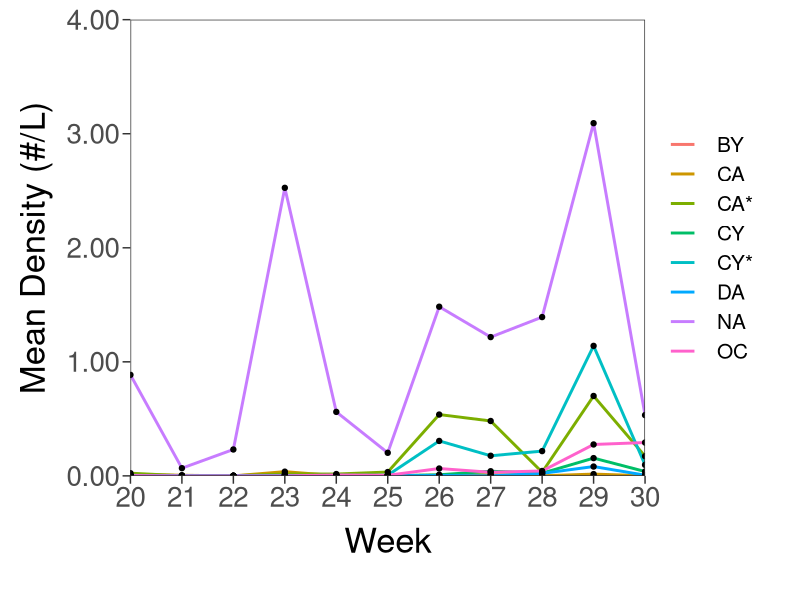

This figure's R source: (Note: this script raises an error after producing the figure.)
#################################################################
##  
##  APIS Cisco (Lucke et al.) manuscript
##  
##  
##      
#################################################################

## CLEAR ENVIRONMENT ============================================

rm(list = ls(all.names=TRUE))


## LOAD PACKAGES ================================================

library(dplyr)         # manipulating data
library(magrittr)      # for %<>%
library(ggplot2)       # visualizations
library(cowplot)       # plot matrix layout
library(gtable)        # plot matrix legend



## LOAD DATA ====================================================

zoop <- read.csv("data/APIS_Zooplankton_2018.csv", header = TRUE)



## DATA MANIPULATION ============================================

zoop %<>% mutate(taxa.group.2 = ifelse(species == "Acanthocyclops", "  Cyclopoids",
                                ifelse(species == "Bosmina", "  Other Cladocera",
                                ifelse(species == "Bythotrephes", "  Bythotrephes",
                                ifelse(species == "Daphnia", "  Daphnia",
                                ifelse(species == "Diacyclops", "  Cyclopoids",
                                ifelse(species == "Diaphanosoma", "  Other Cladocera",
                                ifelse(species == "Epischura", "  Calanoids",
                                ifelse(species == "Holopedium", "  Other Cladocera",
                                ifelse(species == "Limnocalanus", "  Calanoids",
                                ifelse(species == "Leptodiaptomus", "  Calanoids",
                                ifelse(species == "Mesocyclops", "  Cyclopoids",
                                ifelse(species == "Calanoid copepodid", "  Calanoid Copepodites",
                                ifelse(species == "Cyclopoid copepodid", "  Cyclopoid Copepodites",
                                ifelse(species == "Nauplii", "  Nauplii", "")))))))))))))),
                 tax.group.2 = factor(taxa.group.2))
  

## Summarize weekly and weekly proporational density and biomass for each taxa group
weekly.data <- zoop %>% group_by(week, station, taxa.group.2) %>%
  summarize(sum.density = sum(density.l), 
            sum.biomass = sum(biomass.dry.wt.ugL)) %>% 
  group_by(week, taxa.group.2) %>% 
  summarize(mean.density = mean(sum.density), 
            mean.biomass = mean(sum.biomass)) %>% 
  group_by(week) %>% 
  mutate(sum.density = sum(mean.density), 
         sum.biomass = sum(mean.biomass),
         prop.density = mean.density/sum.density,
         prop.biomass = mean.biomass/sum.biomass)


## ABBREVIATE TAXA NAMES ========================================

weekly.data$taxa.group.2 <- gsub('Cyclopoids', "CY", weekly.data$taxa.group.2)
weekly.data$taxa.group.2 <- gsub('Cyclopoid Copepodites', "CY*", weekly.data$taxa.group.2)
weekly.data$taxa.group.2 <- gsub('Bythotrephes', "BY", weekly.data$taxa.group.2)
weekly.data$taxa.group.2 <- gsub('Daphnia', "DA", weekly.data$taxa.group.2)
weekly.data$taxa.group.2 <- gsub('Calanoids', "CA", weekly.data$taxa.group.2)
weekly.data$taxa.group.2 <- gsub('Calanoid Copepodites', "CA*", weekly.data$taxa.group.2)
weekly.data$taxa.group.2 <- gsub('Nauplii', "NA", weekly.data$taxa.group.2)
weekly.data$taxa.group.2 <- gsub('Other Cladocera', "OC", weekly.data$taxa.group.2)


## VISUALIZATION ================================================

## Mean density
zoop.density <- ggplot(weekly.data, aes(x = week, y = mean.density)) +
  geom_line(aes(colour = taxa.group.2), size = 1) +
  geom_point(size = 1.5) +
  scale_y_continuous(limits = c(0, 4), breaks = seq(0, 4, 1), labels = scales::number_format(accuracy = 0.01), expand = c(0, 0)) +
  scale_x_continuous(limits = c(20, 30), breaks = seq(20, 30, 1), expand = c(0, 0)) +
  labs(x = 'Week', y = 'Mean Density (#/L)') +
  theme_bw() + 
  theme(panel.grid = element_blank(), panel.background = element_blank(), 
        legend.title = element_blank(),
        legend.text = element_text(size = 15),
        legend.key.size = unit(0.75, 'cm'),
        axis.text.x = element_text(size = 20),
        axis.text.y = element_text(size = 20),
        axis.title.y = element_text(size = 25, margin = margin(0, 10, 0, 0)),
        axis.title.x = element_text(size = 25, margin = margin(10, 0, 0, 0)),
        axis.ticks.length = unit(2.0, 'mm'), 
        plot.margin = unit(c(5, 10, 10, 5), 'mm'))

## Save figure
ggsave("figures/apis_zoop_density.png", plot = zoop.density, width = 12, height = 8, dpi = 300)


## Mean biomass
zoop.biomass <- ggplot(weekly.data, aes(x = week, y = mean.biomass)) +
  geom_line(aes(colour = taxa.group.2), size = 1) +
  geom_point(size = 1.5) +
  scale_y_continuous(limits = c(0, 2), breaks = seq(0, 2, 0.5), labels = scales::number_format(accuracy = 0.01), expand = c(0, 0)) +
  scale_x_continuous(limits = c(20, 30), breaks = seq(20, 30, 1), expand = c(0, 0)) +
  labs(x = 'Week', y = 'Mean Biomass (µg dry/L)') +
  theme_bw() + 
  theme(panel.grid = element_blank(), panel.background = element_blank(), 
        legend.title = element_blank(),
        legend.text = element_text(size = 15),
        legend.key.size = unit(0.75, 'cm'),
        axis.text.x = element_text(size = 20),
        axis.text.y = element_text(size = 20),
        axis.title.y = element_text(size = 25, margin = margin(0, 10, 0, 0)),
        axis.title.x = element_text(size = 25, margin = margin(10, 0, 0, 0)),
        axis.ticks.length = unit(2.0, 'mm'), 
        plot.margin = unit(c(5, 5, 10, 10), 'mm'))

## Save figure
ggsave("figures/apis_zoop_biomass.png", plot = zoop.biomass, width = 12, height = 8, dpi = 300)


## Proportional stacked area plot of density
zoop.prop.density <- ggplot(weekly.data, aes(x = week, y = prop.density, fill = taxa.group.2)) +
  geom_area(position = "fill", color = "black") + 
  scale_x_continuous(limits = c(20, 30), breaks = seq(20, 30, 1), expand = c(0, 0)) +
  scale_y_continuous(limits = c(0, 1), expand = c(0, 0)) +
  labs(x = 'Week', y = 'Proportional Density') +
  theme_bw() + 
  theme(panel.grid = element_blank(), panel.background = element_blank(), 
        legend.title = element_blank(),
        legend.text = element_text(size = 15),
        legend.key.size = unit(0.75, 'cm'),
        axis.text.x = element_text(size = 20),
        axis.text.y = element_text(size = 20),
        axis.title.y = element_text(size = 25, margin = margin(0, 10, 0, 0)),
        axis.title.x = element_text(size = 25, margin = margin(10, 0, 0, 0)),
        axis.ticks.length = unit(2.0, 'mm'), 
        plot.margin = unit(c(5, 10, 10, 5), 'mm'))

## Save figure
ggsave("figures/apis_zoop_propDensity.png", plot = zoop.prop.density, width = 12, height = 8, dpi = 300)


## Proportional stacked area plot of biomass
zoop.prop.biomass <- ggplot(weekly.data, aes(x = week, y = prop.biomass, fill = taxa.group.2)) +
  geom_area(stat = "identity", position = "fill", color = "black") + 
  scale_x_continuous(limits = c(20, 30), breaks = seq(20, 30, 1), expand = c(0, 0)) +
  scale_y_continuous(limits = c(0, 1), expand = c(0, 0)) +
  labs(x = 'Week', y = 'Proportional Biomass') +
  theme_bw() + 
  theme(panel.grid = element_blank(), panel.background = element_blank(), 
        legend.title = element_blank(),
        legend.text = element_text(size = 15),
        legend.key.size = unit(0.75, 'cm'),
        axis.text.x = element_text(size = 20),
        axis.text.y = element_text(size = 20),
        axis.title.y = element_text(size = 25, margin = margin(0, 10, 0, 0)),
        axis.title.x = element_text(size = 25, margin = margin(10, 0, 0, 0)),
        axis.ticks.length = unit(2.0, 'mm'), 
        plot.margin = unit(c(5, 5, 10, 10), 'mm'))

## Save figure
ggsave("figures/apis_zoop_propBiomass.png", plot = zoop.prop.biomass, width = 12, height = 8, dpi = 300)


## PANELED VISUALIZATION ========================================

## Create common legend
legend <- get_legend(zoop.prop.density + theme(legend.position = "right"))

# arrange the three plots in a single row
zoop.grid <- plot_grid(zoop.density + theme(legend.position = "none", axis.title.x = element_blank(), axis.text.x = element_blank()),
                       zoop.biomass + theme(legend.position = "none", axis.title.x = element_blank(), axis.text.x = element_blank()),
                       zoop.prop.density + theme(legend.position = "none", axis.title.x = element_blank()),
                       zoop.prop.biomass + theme(legend.position = "none", axis.title.x = element_blank()),
                       nrow = 2
)

## add legend to grid
zoop.grid.legend <- plot_grid(zoop.grid, legend, ncol = 2, rel_widths = c(2, 0.2))

## add common x-axis label
ggdraw(add_sub(zoop.grid.legend, "Week", vpadding = grid::unit(0,"lines"), y = 0.75, x = 0.48, size = 30))

ggsave("figures/apis_zoop_gridded.png", width = 18, height = 10, dpi = 300)

